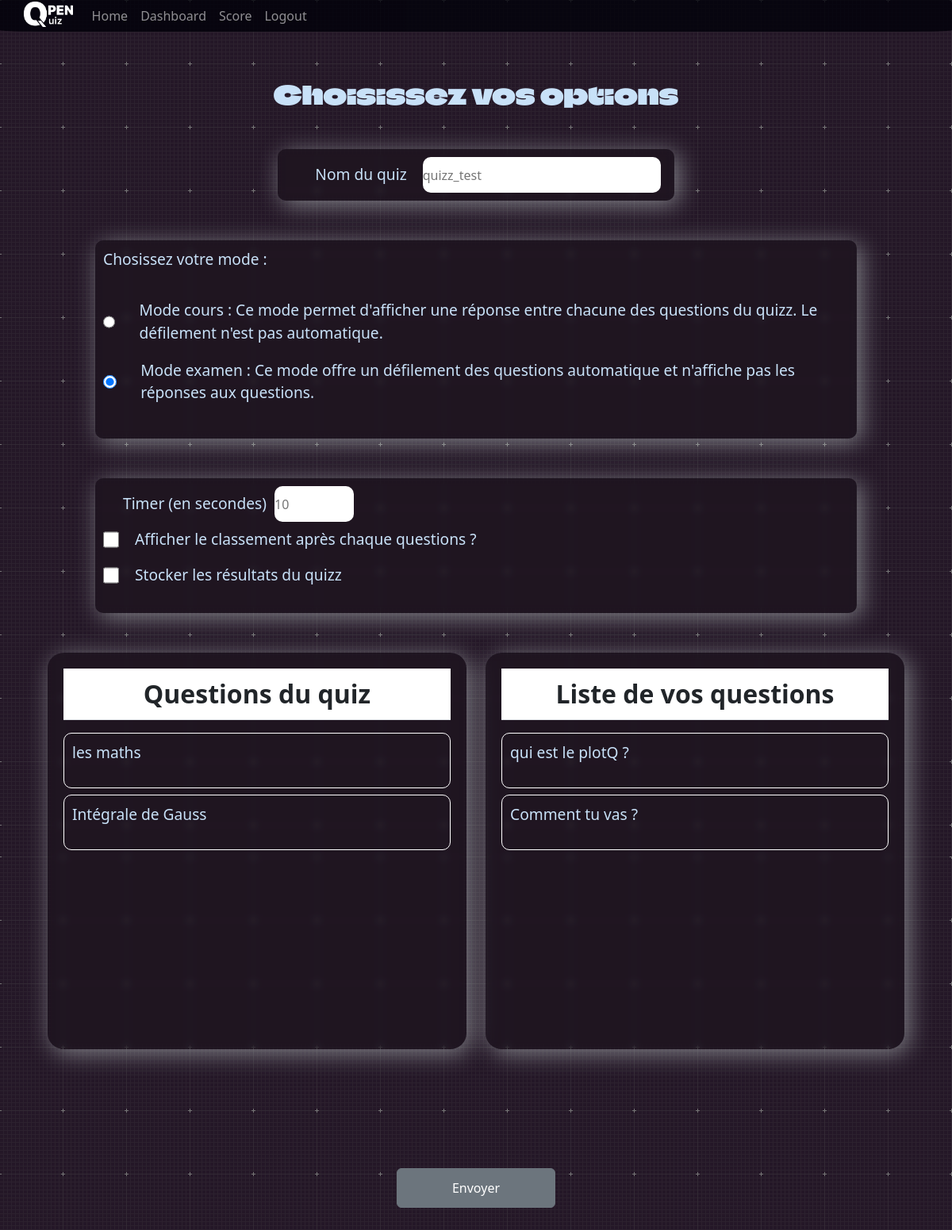
The app's page /modify/cdd8a72b-0627-4da0-ace2-91205c9a031f (signed in) with its own data.
### administrateur/models.py (models this page shows)
class Quizz(models.Model):
    id = models.UUIDField(primary_key=True, default=uuid.uuid4, editable=False)
    pseudo = models.CharField(max_length=255)
    name = models.CharField(max_length=255, default="null")
    mode = models.CharField(max_length=255)
    timer = models.IntegerField(default=0)
    afficher = models.BooleanField(default=False)
    stocker = models.BooleanField(default=False)
    numero = models.IntegerField(default=0)  # ne sert à rien d 'autre que la simplification du processus de suppression de questions
    onGame = models.IntegerField(default=0)

class Question(models.Model):
    id = models.UUIDField(primary_key=True,default=uuid.uuid4,editable=False)
    pseudo = models.CharField(max_length=255)
    theme = models.CharField(max_length=255, default='')
    intitule = models.CharField(max_length=255, default="")
    enonce = models.CharField(max_length=255)
    reponse1 = models.CharField(max_length=255, default='null')
    reponse2 = models.CharField(max_length=255, default='null')
    reponse3 = models.CharField(max_length=255, default='null')
    reponse4 = models.CharField(max_length=255, default='null')
    reponseVrai = models.CharField(max_length=255, default='null') #Si qcm
    reponse = models.CharField(max_length=255, default='null') #Si pas qcm
    image = models.ImageField(upload_to='media/', null=True, blank=True)
    qcm = models.BooleanField(default=False)
    numero = models.IntegerField(default=0) #ne sert à rien d 'autre que la simplification du processus de suppression de questions

### administrateur/views.py (the view, shortened to what this page needs)
# urls.py: path('modify/<str:id>', modifierquizz, name="modifyquizz"),
@login_required
def modifierquizz(request, id):
    quizz = Quizz.objects.all().filter(pseudo=str(request.user.username)).filter(id=id)[0]
    association = Association.objects.all().filter(idQuizz=quizz.id)
    questions = Question.objects.all().filter(pseudo=str(request.user.username))
    liste_id_quizz = ''
    liste_id_question = ''
    for i in range(len(questions)):
        questions[i].numero = i
        questions[i].save()
        liste_id_question += str(questions[i].id) + ', '
    for k in range(len(association)):
        liste_id_quizz += str(association[k].idQuestion) + ', '
    context = {
        "questions": questions,
        "quizz":quizz,
        "liste_id_question":liste_id_question,
        'liste_id_quizz':liste_id_quizz
    }
    return render(request, "administrateur/modifierquizz.html", context)

### administrateur/templates/administrateur/modifierquizz.html (shortened to what this page needs)
{% load static %}
<!DOCTYPE html>
<html lang="fr">
<head>
    <link rel="stylesheet" href="{% static 'administrateur/css/creationQuizz.css' %}">
    <link href="https://cdn.jsdelivr.net/npm/bootstrap@5.3.0-alpha1/dist/css/bootstrap.min.css" rel="stylesheet">
</head>
<body>
    {% include 'OpenQuizz/navbar.html' %}
    <div class="main">
        <div class="texte">
            <h1>Choisissez vos options</h1>
        </div>
    <div class="nomquizz">
        <div class="textename">
            <p>Nom du quiz</p>
            <input type="text" id="namequizz" placeholder="{{quizz.name}}">
        </div>
    </div>
        <div class="options">
            <div class="mode">
                <div class="textemode">
                    <p>Chosissez votre mode :</p>
                </div>
                <div class="mode1">
                    {% if quizz.mode == 'cours' %}
                    <input type="radio" name="choix" required id="choix1" checked>
                    {% else %}
                        <input type="radio" name="choix" required id="choix1">
                    {% endif %}
                    <p>Mode cours : Ce mode permet d'afficher une réponse entre chacune des questions du quizz. Le défilement n'est pas automatique.</p>
                </div>
                <div class="mode2">
                    {% if quizz.mode == 'examen' %}
                    <input type="radio" name="choix" required id="choix2" checked>
                    {% else %}
                        <input type="radio" name="choix" required id="choix2">
                    {% endif %}
                    <p>Mode examen : Ce mode offre un défilement des questions automatique et n'affiche pas les réponses aux questions.</p>
                </div>
            </div>
        </div>
        <div class="optionsModeC">
            <div class="container1">
                <div class="compteur_container">
                    <div class="selecttime">
                        <p>Timer (en secondes)</p>
                        <input type="number" min="1" class="timer" placeholder="{{quizz.timer}}">
                    </div>
                </div>
                <div class="classement">
                    {% if quizz.afficher == True %}
                        <input type="checkbox" name="classement" id="classement" checked>
                    {% else %}
                        <input type="checkbox" name="classement" id="classement">
                    {% endif %}
                    <p>Afficher le classement après chaque questions ?</p>
                </div>
                <div class="stocker">
                    {% if quizz.stocker == True %}
                       <input type="checkbox" name="stocker" id="stocker" checked>
                    {% else %}
                        <input type="checkbox" name="stocker" id="stocker">
                    {% endif %}
                    <p>Stocker les résultats du quizz</p>
                </div>
            </div>
        </div>
        <div class="all">
            <div class="gauche">
                <div class="tableau" >
                    <table id="table3" class="table">
                        <tr>
                            <th class="titre">Questions du quiz</th>
                        </tr>
                    </table>
                    <div class="displayquestions">
                        {% for question in questions %}
                                <div class="questiong" id="{{question.numero}}question" onclick="changerGtoD()">
                                    <div class="texteq">
                                        <p class="{{question.numero}}">{{question.intitule}}</p>
                                    </div>
                                </div>
                        {% endfor %}
                 </div>
                </div>
            </div>
            <div class="droite">
                 <div class="tableau">
                    <table id="table3" class="table">
                        <tr>
                            <th class="titre">Liste de vos questions</th>
                        </tr>
                    </table>
                 <div class="displayquestions">
                        {% for question in questions %}
                                <div class="questiond" id="{{question.numero}}question" onclick="changerDtoG()">
                                    <div class="texteq">
                                        <p class="{{question.numero}}">{{question.intitule}}</p>
                                    </div>
                                </div>
                        {% endfor %}
                 </div>
                </div>
            </div>
        </div>
    <div class="submit">
        <input id="submit" type="submit" value="Envoyer" class="btn btn-secondary ml-1">
        </div>
    </div>
</body>
</html>

### administrateur/static/administrateur/css/creationQuizz.css (style rules this page uses)
* { margin: 0; padding: 0; outline: 0; border: 0; border-spacing: 0; box-sizing: border-box; }
body { background-image: url("../img/graphy--dark--1920x1080.png"); }
.main { height: 100%; padding-top: 100px; display: flex; flex-direction: column; }
.texte { width: 100%; }
.texte h1 { text-align: center; font-size: 2rem; color: #c8e1f8; font-family: Font; margin-bottom: 50px; }
.nomquizz { margin: 0 auto; display: flex; flex-direction: column; width: 500px; -webkit-backdrop-filter: blur(15px); backdrop-filter: blur(4px); background-color: rgba(0, 0, 0, 0.2); border-radius: 10px; box-shadow: 5px 5px 30px rgba(240, 255, 251, 0.45); margin-bottom: 50px; }
.textename { margin: 0 auto; display: flex; flex-direction: row; padding: 10px; justify-content: center; align-content: center; align-content: center; }
.textename p { margin-left: 30px; transform: translateY(8px); }
.textename input { width: 300px; border-radius: 10px; margin-left: 20px; }
.mode { margin: 0 auto; display: flex; flex-direction: column; width: 80%; height: 250px; -webkit-backdrop-filter: blur(15px); backdrop-filter: blur(4px); background-color: rgba(0, 0, 0, 0.2); border-radius: 10px; box-shadow: 5px 5px 30px rgba(240, 255, 251, 0.45); }
p { font-size: 1.2rem; color: #c8e1f8; }
input { width: 20px; margin-left: 10px; margin-right: 10px; }
.textemode { padding: 10px; }
.mode1, .mode2 { display: flex; flex-direction: row; padding: 1px 1px 1px 10px; }
.mode1 p, .mode2 p { margin-left: 30px; transform: translateY(8px); }
.optionsModeC { margin: 0 auto; margin-top: 50px; display: flex; flex-direction: column; width: 80%; height: 170px; -webkit-backdrop-filter: blur(15px); backdrop-filter: blur(4px); background-color: rgba(0, 0, 0, 0.2); border-radius: 10px; box-shadow: 5px 5px 30px rgba(240, 255, 251, 0.45); }
.container1 { padding: 10px; }
.compteur_container { display: flex; flex-direction: row; }
.container1 p { transform: translateY(8px); margin-left: 20px; }
.selecttime { margin-left: 5px; display: flex; flex-direction: row; }
.selecttime input { margin-left: 10px; width: 100px; border-radius: 10px; }
.classement { display: flex; flex-direction: row; }
.stocker { display: flex; flex-direction: row; }
.all { margin: 0 auto; margin-top: 50px; margin-bottom: 50px; width: 100%; display: flex; flex-direction: row; }
.gauche { display: flex; flex-direction: column; width: 700px; height: 500px; margin: 0 auto; margin-left:5% ; margin-right: 1%; -webkit-backdrop-filter: blur(15px); backdrop-filter: blur(4px); background-color: rgba(0, 0, 0, 0.2); border-radius: 4%; box-shadow: 5px 5px 30px rgba(240, 255, 251, 0.45); }
.droite { overflow: auto; margin: 0 auto; margin-right: 5%; margin-left: 1%; display: flex; flex-direction: column; width: 700px; height: 500px; -webkit-backdrop-filter: blur(15px); backdrop-filter: blur(4px); background-color: rgba(0, 0, 0, 0.2); border-radius: 4%; box-shadow: 5px 5px 30px rgba(240, 255, 251, 0.45); }
.tableau { padding: 20px; }
table { color: #c8e1f8; }
th { color: #c8e1f8; border: 2px solid #c8e1f8; }
.questiond { display: flex; flex-direction: row; border: 1px solid white; margin-bottom: 8px; border-radius: 10px; height: 70px; padding: 10px; }
.questiond .texteq { text-align: left; width: 95%; }
.questiong { display: none; flex-direction: row; border: 1px solid white; margin-bottom: 8px; border-radius: 10px; height: 70px; padding: 10px; }
.questiong .texteq { text-align: left; width: 95%; }
.titre { font-size: 2rem; color: #c8e1f8; text-align: center; }
.submit { color: #c8e1f8; text-align: center; width: 100%; }
#submit { width: 200px; height: 50px; margin-top: 100px; margin-bottom: 200px; }

### records on screen
Quizz: name "quizz_test", timer "10"
Question: intitule "les maths"
Question: intitule "Intégrale de Gauss"
Question: intitule "qui est le plotQ ?"
Question: intitule "Comment tu vas ?"
